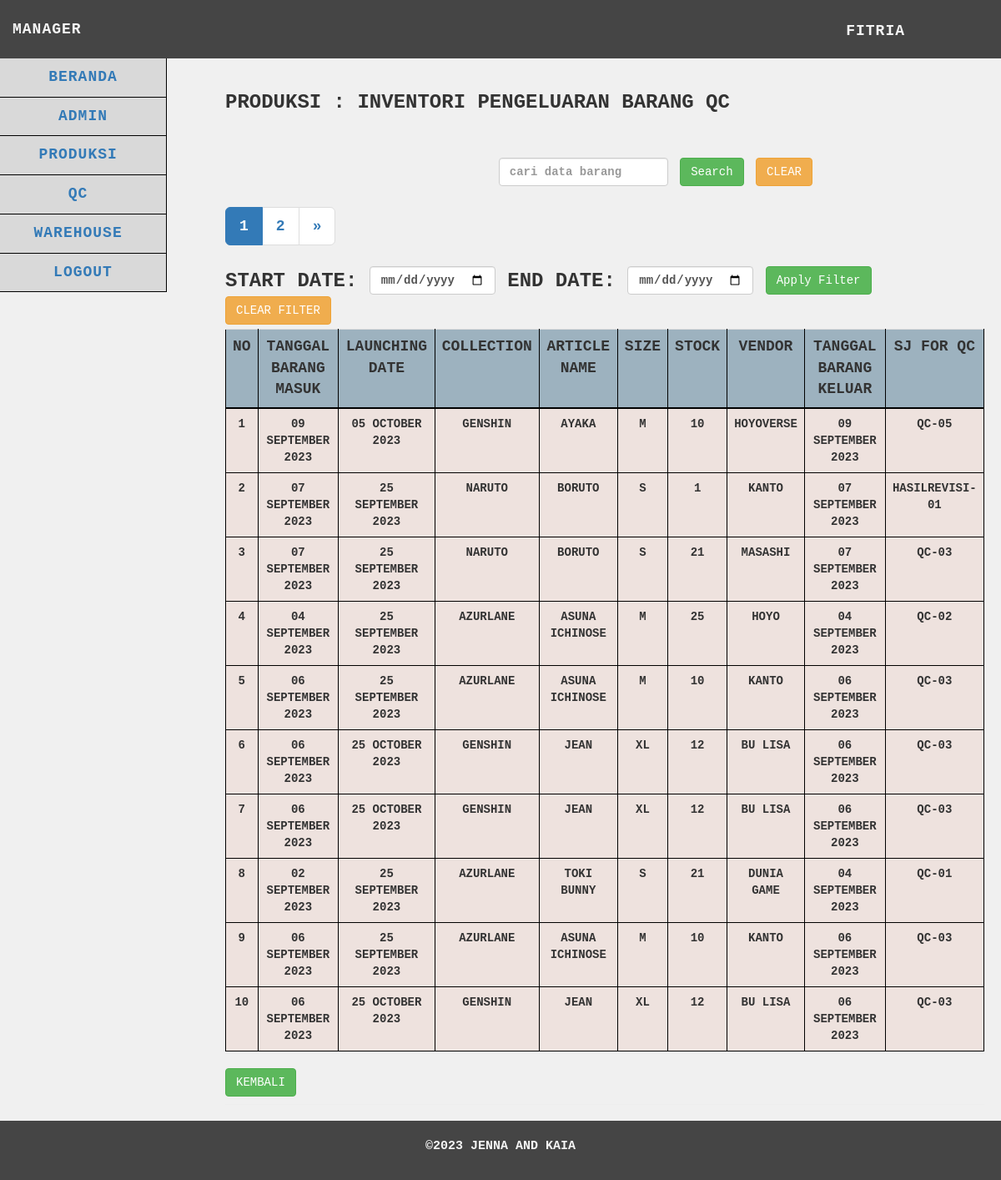
Screenshot of /manager/produksi/barangqc/barangqc.php (signed in) with the database file from the repository.
### tables this page shows
CREATE TABLE `admin_manager` (
  `id` int(25) NOT NULL,
  `username` varchar(255) NOT NULL,
  `password` varchar(255) NOT NULL,
  `nama` varchar(255) NOT NULL,
  `telepon` varchar(255) NOT NULL,
  `foto` varchar(255) NOT NULL
);

CREATE TABLE `barangqc` (
  `idbarang_qc` int(25) NOT NULL,
  `tgl_brg_masuk` date NOT NULL,
  `launching_date` date NOT NULL,
  `collection` varchar(255) NOT NULL,
  `article_name` varchar(255) NOT NULL,
  `size` varchar(15) NOT NULL,
  `stock` int(255) NOT NULL,
  `vendor` varchar(255) NOT NULL,
  `tgl_brg_keluar` date NOT NULL,
  `sj_for_qc` varchar(255) NOT NULL,
  `idbarang_vendor` int(25) NOT NULL,
  `idbarang_inpayet` int(25) NOT NULL,
  `idbarang_inrevisi` int(255) NOT NULL
);

### manager/produksi/barangqc/functions.php (called while the page is built, shortened)
<?php
$db = mysqli_connect("localhost", "root", "", "gudangjenna");
function query($query)
{
    global $db;
    $result = mysqli_query($db, $query);
    $rows = [];
    while ($row = mysqli_fetch_assoc($result)) {
        $rows[] = $row;
    }
    return $rows;
}
function getNama($username)
{
    global $db;
    $query = "SELECT nama FROM admin_manager WHERE username = '$username'";
    $result = mysqli_query($db, $query);
    if ($result && mysqli_num_rows($result) > 0) {
        $user = mysqli_fetch_assoc($result);
        return $user['nama'];
    } else {
        return "Nama Tidak Ditemukan";
    }
}
function formatDate($dateString)
{
    $timestamp = strtotime($dateString);
    return date('d F Y', $timestamp);
}

### manager/produksi/barangqc/barangqc.php (the view, shortened to what this page needs)
<?php
require 'functions.php';
$barangqc = query("SELECT * FROM barangqc");
$limit = 10;
$page = isset($_GET['page']) ? $_GET['page'] : 1;
$start = ($page - 1) * $limit;
$start_date = isset($_GET['start_date']) ? $_GET['start_date'] : '';
$end_date = isset($_GET['end_date']) ? $_GET['end_date'] : '';
$date_filter = '';
$search = isset($_GET['search']) ? $_GET['search'] : '';
$search_filter = '';
$query = "SELECT * FROM barangqc $date_filter $search_filter ORDER BY idbarang_qc DESC LIMIT $start, $limit";
$barangqc = query($query);
$totalRecordsSearchDateFilter = count(query("SELECT * FROM barangqc $date_filter $search_filter"));
$totalPagesSearchDateFilter = ceil($totalRecordsSearchDateFilter / $limit);
?>
<!DOCTYPE html>
<html>
<head>
    <link href="../../../vendor/css/bootstrap/bootstrap.min.css" rel="stylesheet">
    <link href="../../../vendor/css/bootstrap/bootstrap.css" rel="stylesheet">
    <link href="../../../vendor/font-awesome/css/font-awesome.min.css" rel="stylesheet" type="text/css">
    <link href="../../../css/tabelmanager.css" rel="stylesheet">
</head>
<body>
    <nav class="navbar navbar-default navbar-static-top" role="navigation" style="margin-bottom: 0">
        <div class="navbar-header">
            <a class="navbar-brand">MANAGER</a>
        </div>
        <ul class="nav navbar-top-links navbar-right">
            <li class="dropdown">
                <a class="dropdown-toggle" data-toggle="dropdown"
                    href="../../logout.php"><?php echo getNama($_SESSION['usernamemg']); ?></i>
                </a>
            </li>
        </ul>
        <div class="navbar-default sidebar" role="navigation">
            <div class="sidebar-nav navbar-collapse">
                <ul class="nav" id="side-menu">
                    <li>
                        <a href="../../beranda.php">
                            BERANDA
                        </a>
                    </li>
                    <li>
                        <a href="../../admin/admin.php">
                            ADMIN
                        </a>
                    </li>
                    <li>
                        <a>
                            PRODUKSI <span class="fa arrow"></span>
                        </a>
                    </li>
                    <li>
                        <a>
                            QC <span class="fa arrow"></span>
                        </a>
                    </li>
                    <li>
                        <a>
                            WAREHOUSE <span class="fa arrow"></span>
                        </a>
                    </li>
                    <li>
                        <a href="../../logout.php" onclick="return confirm('yakin ingin logout?')">
                            Logout
                        </a>
                    </li>
                </ul>
            </div>
        </div>
    </nav>
    <div class="content">
        <div class="container-fluid">
            <h1 class="page-header">PRODUKSI : Inventori Pengeluaran Barang QC
                <br><br><br>
                <div class="row">
                    <div class="col-md-4">
                    </div>
                    <div class="col-md-6">
                        <form action="" method="GET" class="form-inline">
                            <input type="text" class="form-control mx-2" id="search" name="search"
                                value="<?php echo $_GET['search'] ?? ''; ?>" placeholder="cari data barang">
                            <button type="submit" class="btn btn-success">Search</button>
                            <a href="barangqc.php" class="btn btn-warning mx-2">Clear</a>
                        </form>
                    </div>
                </div>
                <div class="row" style="margin-top: 5px;">
                    <div class="col-md-6">
                        <div class="button-group" style="display: flex; align-items: center;">
                            <div class="pagination-container">
                                <ul class="pagination pagination-lg">
                                    <?php
                                    $startPage = max(1, $page - 1);
                                    $endPage = min($totalPagesSearchDateFilter, $startPage + 4);
                                        for ($p = $startPage; $p <= $endPage; $p++) :
                                     ?>
                                    <li class="<?php if ($p == $page) echo 'active'; ?>">
                                        <a
                                            href="?page=<?php echo $p; ?>&start_date=<?php echo $start_date; ?>&end_date=<?php echo $end_date; ?>&search=<?php echo $search; ?>">
                                            <?php echo $p; ?>
                                        </a>
                                    </li>
                                    <?php endfor; ?>
                                    <?php if ($page < $totalPagesSearchDateFilter) : ?>
                                    <li>
                                        <a href="?page=<?php echo ($page + 1); ?>&start_date=<?php echo $start_date; ?>&end_date=<?php echo $end_date; ?>&search=<?php echo $search; ?>"
                                            aria-label="Next">
                                            <span aria-hidden="true">&raquo;</span>
                                        </a>
                                    </li>
                                    <?php endif; ?>
                                </ul>
                            </div>
                        </div>
                    </div>
                </div>
                <div class="row" style="margin-top: 5px; margin-bottom: 5px">
                    <div class="col-md-12">
                        <form action="" method="GET" class="form-inline">
                            <label for="start_date">Start Date:</label>
                            <input type="date" class="form-control mx-2" id="start_date" name="start_date"
                                value="<?php echo $_GET['start_date'] ?? ''; ?>">
                            <label for="end_date">End Date:</label>
                            <input type="date" class="form-control mx-2" id="end_date" name="end_date"
                                value="<?php echo $_GET['end_date'] ?? ''; ?>">
                            <button type="submit" class="btn btn-success">Apply Filter</button>
                            <a href="barangqc.php" class="btn btn-warning mx-2">Clear Filter</a>
                        </form>
                    </div>
                </div>
                <div class="table-responsive">
                    <table id="data-table" class="table table-hover">
                        <tr>
                            <th scope="col">No</th>
                            <th scope="col">Tanggal Barang Masuk</th>
                            <th scope="col">Launching Date</th>
                            <th scope="col">Collection</th>
                            <th scope="col">Article Name</th>
                            <th scope="col">Size</th>
                            <th scope="col">Stock</th>
                            <th scope="col">Vendor</th>
                            <th scope="col">Tanggal Barang Keluar</th>
                            <th scope="col">SJ For QC</th>
                        </tr>
                        <?php $i = $start + 1; ?>
                        <?php foreach ($barangqc as $row) : ?>
                        <tr class="data-row">
                            <td><?= $i; ?></td>
                            <td><?= formatDate($row["tgl_brg_masuk"]); ?></td>
                            <td><?= formatDate($row["launching_date"]); ?></td>
                            <td><?= $row["collection"]; ?></td>
                            <td><?= $row["article_name"]; ?></td>
                            <td><?= $row["size"]; ?></td>
                            <td><?= $row["stock"]; ?></td>
                            <td><?= $row["vendor"]; ?></td>
                            <td><?= formatDate($row["tgl_brg_keluar"]); ?></td>
                            <td><?= $row["sj_for_qc"]; ?></td>
                        </tr>
                        <?php $i++; ?>
                        <?php endforeach; ?>
                    </table>
                </div>
                <div>
                    <a href="../../beranda.php" class="btn btn-success">Kembali</a>
                </div>
        </div>
    </div>
    <footer>
        <p>©2023 Jenna and Kaia</p>
    </footer>
</body>
</html>

### css/tabelmanager.css (style rules this page uses)
body { font-family: 'Courier New', Courier, monospace; text-transform: uppercase; margin: 0; padding: 0; background-color: #F0F0F0; display: flex; flex-direction: column; min-height: 100vh; }
p { font-size: 15px; }
h1 { text-transform: uppercase; font-weight: 500; }
.page-header { font-weight: bold; font-size: 24px; }
.navbar { background-color: #454545; font-size: large; letter-spacing: 1px; font-weight: 700; font-family: 'Courier New', Courier, monospace; text-transform: uppercase; border: none; height: 70px; position: fixed; top: 0; width: 100%; z-index: 99; }
.navbar-header .navbar-brand { color: whitesmoke; margin-top: 10px; }
.dropdown { background-color: #454545; width: 100%; }
.dropdown-toggle { color: whitesmoke; margin-top: 10px; }
.navbar-top-links { margin-right: 0; }
.navbar-top-links li { display: inline-block; }
.navbar-top-links li:last-child { margin-right: 100px; }
.navbar-top-links li a { padding: 15px; min-height: 50px; }
.sidebar { background-color: #D9D9D9; text-align: center; }
.sidebar .sidebar-nav.navbar-collapse { padding-left: 0; padding-right: 0; }
.sidebar ul li { border-bottom: 1px solid black; border-right: 1px solid black; }
@media (min-width: 768px) { .sidebar { z-index: 1; position: absolute; width: 200px; margin-top: 70px; } }
@media (min-width: 768px) { .navbar-top-links { margin-left: auto; } }
.content { padding-top: 50px; padding-bottom: 50px; flex: 1; }
.container-fluid { padding: 20px; }
.table { border-collapse: collapse; width: 100%; }
.table th { background-color: #9DB2BF; border: 1px solid black; text-align: center; border-bottom: 2px solid black; font-size: 18px; }
.table td { background-color: #EEE2DE; border: 1px solid black; text-align: center; font-size: 14px; }
@media (min-width: 768px) { .content { margin-left: 250px; } }
footer { text-transform: uppercase; padding: 20px; color: whitesmoke; background-color: #454545; text-align: center; font-weight: bold; position: fixed; bottom: 0; left: 0; width: 100%; }
footer p { text-align: center; }
.pagination-container { display: flex; justify-content: center; align-items: center; }

### rows the page displays
admin_manager: nama "FITRIA"
barangqc: tgl_brg_masuk "09 SEPTEMBER 2023", launching_date "05 OCTOBER 2023", collection "GENSHIN", article_name "AYAKA", size "M", stock "10", vendor "HOYOVERSE", tgl_brg_keluar "09 SEPTEMBER 2023", sj_for_qc "QC-05"
barangqc: tgl_brg_masuk "07 SEPTEMBER 2023", launching_date "25 SEPTEMBER 2023", collection "NARUTO", article_name "BORUTO", size "S", stock "1", vendor "KANTO", tgl_brg_keluar "07 SEPTEMBER 2023", sj_for_qc "HASILREVISI-01"
barangqc: tgl_brg_masuk "07 SEPTEMBER 2023", launching_date "25 SEPTEMBER 2023", collection "NARUTO", article_name "BORUTO", size "S", stock "21", vendor "MASASHI", tgl_brg_keluar "07 SEPTEMBER 2023", sj_for_qc "QC-03"
barangqc: tgl_brg_masuk "04 SEPTEMBER 2023", launching_date "25 SEPTEMBER 2023", collection "AZURLANE", article_name "ASUNA ICHINOSE", size "M", stock "25", vendor "HOYO", tgl_brg_keluar "04 SEPTEMBER 2023", sj_for_qc "QC-02"
barangqc: tgl_brg_masuk "06 SEPTEMBER 2023", launching_date "25 SEPTEMBER 2023", collection "AZURLANE", article_name "ASUNA ICHINOSE", size "M", stock "10", vendor "KANTO", tgl_brg_keluar "06 SEPTEMBER 2023", sj_for_qc "QC-03"
barangqc: tgl_brg_masuk "06 SEPTEMBER 2023", launching_date "25 OCTOBER 2023", collection "GENSHIN", article_name "JEAN", size "XL", stock "12", vendor "BU LISA", tgl_brg_keluar "06 SEPTEMBER 2023", sj_for_qc "QC-03"
barangqc: tgl_brg_masuk "06 SEPTEMBER 2023", launching_date "25 OCTOBER 2023", collection "GENSHIN", article_name "JEAN", size "XL", stock "12", vendor "BU LISA", tgl_brg_keluar "06 SEPTEMBER 2023", sj_for_qc "QC-03"
barangqc: tgl_brg_masuk "02 SEPTEMBER 2023", launching_date "25 SEPTEMBER 2023", collection "AZURLANE", article_name "TOKI BUNNY", size "S", stock "21", vendor "DUNIA GAME", tgl_brg_keluar "04 SEPTEMBER 2023", sj_for_qc "QC-01"
barangqc: tgl_brg_masuk "06 SEPTEMBER 2023", launching_date "25 SEPTEMBER 2023", collection "AZURLANE", article_name "ASUNA ICHINOSE", size "M", stock "10", vendor "KANTO", tgl_brg_keluar "06 SEPTEMBER 2023", sj_for_qc "QC-03"
barangqc: tgl_brg_masuk "06 SEPTEMBER 2023", launching_date "25 OCTOBER 2023", collection "GENSHIN", article_name "JEAN", size "XL", stock "12", vendor "BU LISA", tgl_brg_keluar "06 SEPTEMBER 2023", sj_for_qc "QC-03"
